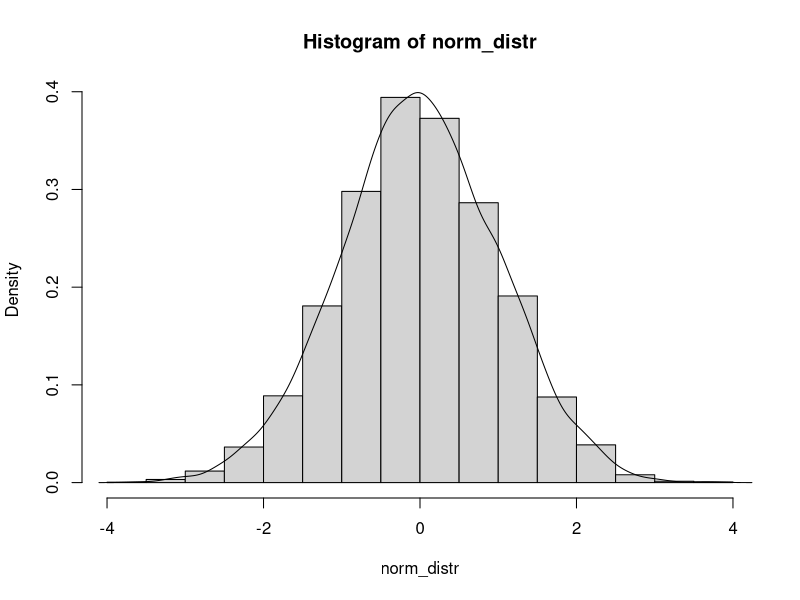
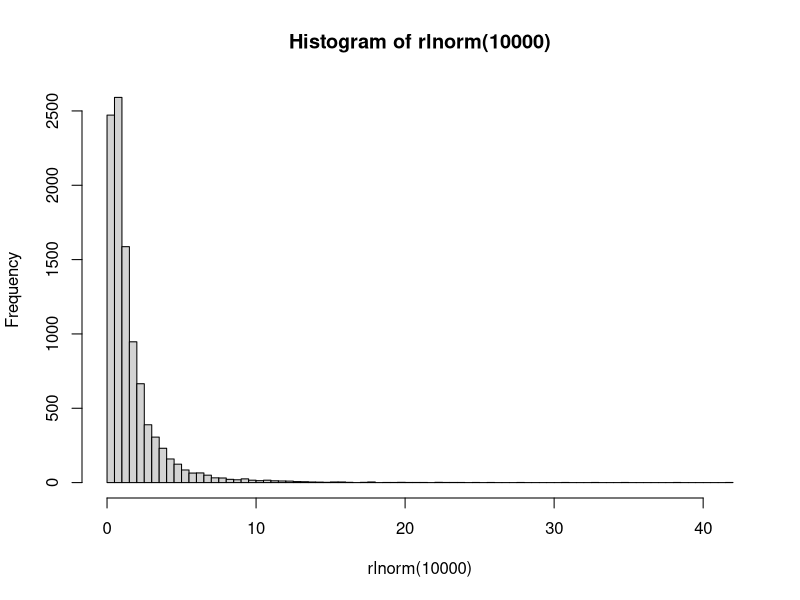
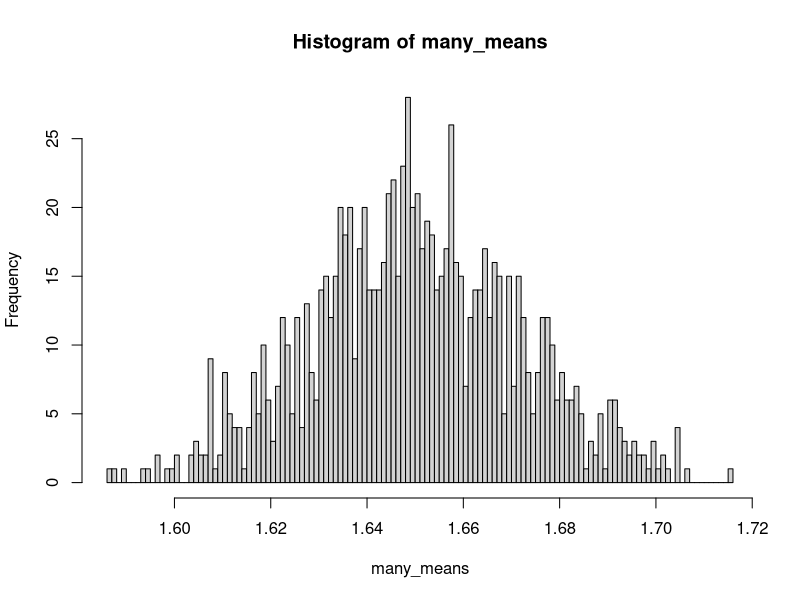

Source code (R) for these figures, in order:
## ---- chunk 1
mean(mtcars$mpg) 
sd(mtcars$mpg)
## ---- chunk 2
mean(iris$Sepal.Length) # среднее
median(iris$Sepal.Length) # медиана
## ---- chunk 3
var(iris$Sepal.Length)
sd(iris$Sepal.Length)
## ---- chunk 4
set.seed(1)
norm_distr <- rnorm(10000)
hist(norm_distr, freq = FALSE)
lines(density(norm_distr))

## ---- chunk 5
hist(rlnorm(10000), breaks = 100)

## ---- chunk 6
many_means <- replicate(1000, mean(rlnorm(10000)))
hist(many_means, breaks = 100)
